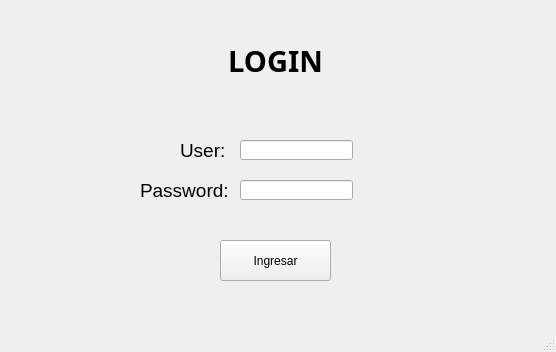
<?xml version="1.0" encoding="UTF-8"?>
<ui version="4.0">
 <class>MainWindow</class>
 <widget class="QMainWindow" name="MainWindow">
  <property name="geometry">
   <rect>
    <x>0</x>
    <y>0</y>
    <width>556</width>
    <height>352</height>
   </rect>
  </property>
  <property name="windowTitle">
   <string>MainWindow</string>
  </property>
  <widget class="QWidget" name="centralwidget">
   <widget class="QLabel" name="label_login">
    <property name="geometry">
     <rect>
      <x>0</x>
      <y>40</y>
      <width>551</width>
      <height>41</height>
     </rect>
    </property>
    <property name="font">
     <font>
      <family>Microsoft New Tai Lue</family>
      <pointsize>22</pointsize>
      <weight>75</weight>
      <bold>true</bold>
     </font>
    </property>
    <property name="text">
     <string>LOGIN</string>
    </property>
    <property name="alignment">
     <set>Qt::AlignCenter</set>
    </property>
   </widget>
   <widget class="QLabel" name="label_user">
    <property name="geometry">
     <rect>
      <x>180</x>
      <y>130</y>
      <width>61</width>
      <height>41</height>
     </rect>
    </property>
    <property name="font">
     <font>
      <pointsize>14</pointsize>
     </font>
    </property>
    <property name="text">
     <string>User:</string>
    </property>
   </widget>
   <widget class="QLabel" name="label_password">
    <property name="geometry">
     <rect>
      <x>140</x>
      <y>170</y>
      <width>91</width>
      <height>41</height>
     </rect>
    </property>
    <property name="font">
     <font>
      <pointsize>14</pointsize>
     </font>
    </property>
    <property name="text">
     <string>Password:</string>
    </property>
   </widget>
   <widget class="QPushButton" name="button_login">
    <property name="geometry">
     <rect>
      <x>220</x>
      <y>240</y>
      <width>111</width>
      <height>41</height>
     </rect>
    </property>
    <property name="text">
     <string>Ingresar</string>
    </property>
   </widget>
   <widget class="QLineEdit" name="input_user">
    <property name="geometry">
     <rect>
      <x>240</x>
      <y>140</y>
      <width>113</width>
      <height>20</height>
     </rect>
    </property>
   </widget>
   <widget class="QLineEdit" name="input_password">
    <property name="geometry">
     <rect>
      <x>240</x>
      <y>180</y>
      <width>113</width>
      <height>20</height>
     </rect>
    </property>
   </widget>
  </widget>
  <widget class="QMenuBar" name="menubar">
   <property name="geometry">
    <rect>
     <x>0</x>
     <y>0</y>
     <width>556</width>
     <height>21</height>
    </rect>
   </property>
  </widget>
  <widget class="QStatusBar" name="statusbar"/>
 </widget>
 <resources/>
 <connections/>
</ui>
